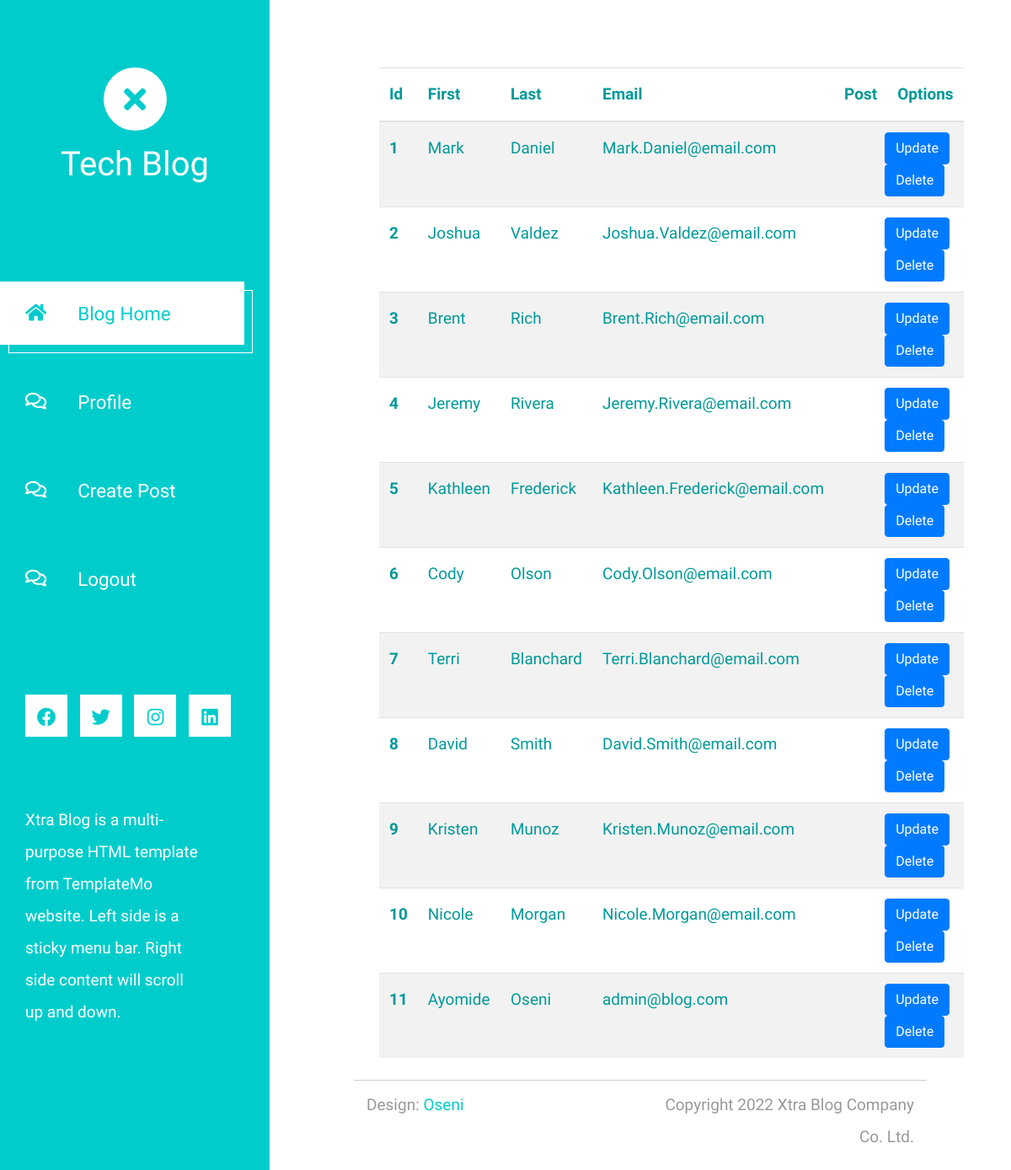
The page /admin/users-list (signed in) on the database its author committed.
### blog/models.py (models this page shows, shortened)
class User(db.Model, UserMixin):
  id = db.Column(db.Integer, primary_key=True)
  first_name = db.Column(db.String(20), nullable=False)
  last_name = db.Column(db.String(20), nullable=False)
  email = db.Column(db.String(120), unique=True, nullable=False)
  password = db.Column(db.String(50), nullable=False)
  image_file = db.Column(db.String(20), nullable=False, default="default.jpg")
  admin = db.Column(db.Boolean(), default=False)
  posts = db.relationship("Post", backref="author", lazy=True, cascade="all, delete")
  executive = db.relationship("Executives", backref="exco", lazy=True, cascade="all, delete")
  reset_codes = db.relationship("ResetCodes", backref="user", lazy=True, cascade="all, delete")
  def is_admin(self):
    return self.admin

### blog/admin/admin.py (the view)
@admin.route('/users-list')
@login_required
def users_list_admin():
  users = User.query.all()
  return render_template('admin_users_list.html', users=users)

### blog/models.py (called while the page is built)
@login_manager.user_loader
def load_user(user_id):
  return User.query.get(int(user_id))

### blog/templates/admin_users_list.html (shortened to what this page needs)
{% extends "base.html" %}
{% block content %}
<div class="container">
  <table class="table table-striped tm-color-primary">
    <thead>
      <tr>
        <th scope="col">Id</th>
        <th scope="col">First</th>
        <th scope="col">Last</th>
        <th scope="col">Email</th>
        <th scope="col">Post</th>
        <th scope="col">Options</th>
      </tr>
    </thead>
    <tbody>
      {% for user in users %}
      <tr>
        <th scope="row">{{ user.id }}</th>
        <td>{{ user.first_name }}</td>
        <td>{{ user.last_name }}</td>
        <td>{{ user.email }}</td>
        <td>{{ user.executive.post }}</td>
        <td>
          <div class="row">
            <a class="btn btn-outline btn-primary" href="{{ url_for('admin.user_update', id=user.id) }}">Update</a>
            <a class="btn btn-outline btn-primary" href="{{ url_for('admin.user_delete', id=user.id) }}">Delete</a>
          </div>
        </td>
      </tr>
      {% endfor %}
    </tbody>
  </table>
</div>
{% endblock %}

### blog/static/css/templatemo-xtra-blog.css (style rules this page uses)
html { overflow-x: hidden; }
body { margin: 0; padding: 0; font-family: 'Source Sans Pro', sans-serif; font-size: 19px; line-height: 2em; overflow-x: hidden; }
.tm-color-primary, span.tm-color-primary { color: #099; }

### rows shown on the page
User: id "1", first_name "Mark", last_name "Daniel", email "Mark.Daniel@email.com"
User: id "2", first_name "Joshua", last_name "Valdez", email "Joshua.Valdez@email.com"
User: id "3", first_name "Brent", last_name "Rich", email "Brent.Rich@email.com"
User: id "4", first_name "Jeremy", last_name "Rivera", email "Jeremy.Rivera@email.com"
User: id "5", first_name "Kathleen", last_name "Frederick", email "Kathleen.Frederick@email.com"
User: id "6", first_name "Cody", last_name "Olson", email "Cody.Olson@email.com"
User: id "7", first_name "Terri", last_name "Blanchard", email "Terri.Blanchard@email.com"
User: id "8", first_name "David", last_name "Smith", email "David.Smith@email.com"
User: id "9", first_name "Kristen", last_name "Munoz", email "Kristen.Munoz@email.com"
User: id "10", first_name "Nicole", last_name "Morgan", email "Nicole.Morgan@email.com"
User: id "11", first_name "Ayomide", last_name "Oseni", email "admin@blog.com"
